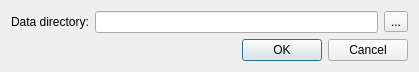
<?xml version="1.0" encoding="UTF-8"?>
<ui version="4.0">
 <class>ProjectSettingsDialog</class>
 <widget class="QDialog" name="ProjectSettingsDialog">
  <property name="geometry">
   <rect>
    <x>0</x>
    <y>0</y>
    <width>419</width>
    <height>67</height>
   </rect>
  </property>
  <property name="windowTitle">
   <string>Project settings</string>
  </property>
  <property name="windowIcon">
   <iconset resource="landscape_editor.qrc">
    <normaloff>:/icons/ic_nel_landscape_settings.png</normaloff>:/icons/ic_nel_landscape_settings.png</iconset>
  </property>
  <layout class="QGridLayout" name="gridLayout">
   <item row="0" column="0">
    <widget class="QLabel" name="label">
     <property name="text">
      <string>Data directory:</string>
     </property>
     <property name="buddy">
      <cstring>pathLineEdit</cstring>
     </property>
    </widget>
   </item>
   <item row="0" column="1">
    <widget class="QLineEdit" name="pathLineEdit"/>
   </item>
   <item row="0" column="2">
    <widget class="QToolButton" name="selectPathButton">
     <property name="text">
      <string>...</string>
     </property>
    </widget>
   </item>
   <item row="1" column="0" colspan="3">
    <widget class="QDialogButtonBox" name="buttonBox">
     <property name="orientation">
      <enum>Qt::Horizontal</enum>
     </property>
     <property name="standardButtons">
      <set>QDialogButtonBox::Cancel|QDialogButtonBox::Ok</set>
     </property>
    </widget>
   </item>
  </layout>
 </widget>
 <resources>
  <include location="landscape_editor.qrc"/>
 </resources>
 <connections>
  <connection>
   <sender>buttonBox</sender>
   <signal>accepted()</signal>
   <receiver>ProjectSettingsDialog</receiver>
   <slot>accept()</slot>
   <hints>
    <hint type="sourcelabel">
     <x>257</x>
     <y>83</y>
    </hint>
    <hint type="destinationlabel">
     <x>157</x>
     <y>274</y>
    </hint>
   </hints>
  </connection>
  <connection>
   <sender>buttonBox</sender>
   <signal>rejected()</signal>
   <receiver>ProjectSettingsDialog</receiver>
   <slot>reject()</slot>
   <hints>
    <hint type="sourcelabel">
     <x>325</x>
     <y>83</y>
    </hint>
    <hint type="destinationlabel">
     <x>286</x>
     <y>274</y>
    </hint>
   </hints>
  </connection>
 </connections>
</ui>
